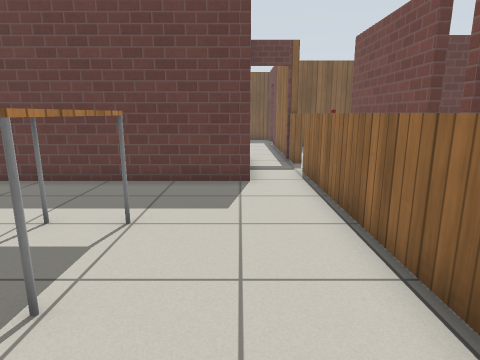
view 1 (above)

22 first-person views from a walk through a robot-simulator world made for Gazebo. The camera is 1 m above the floor, tilts 12° down and sees 75° across. The floor is counted in squares, 0.5 m on a side. Each view is taken from the middle of a square. On the plan, view 1 faces up. The plan holds only what a view shows up to about 18 squares ahead; the rest is blank. Simple patterns stand in for the simulator's built-in surfaces.

view 2
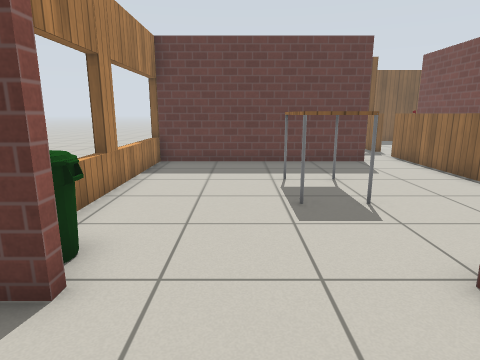

view 3
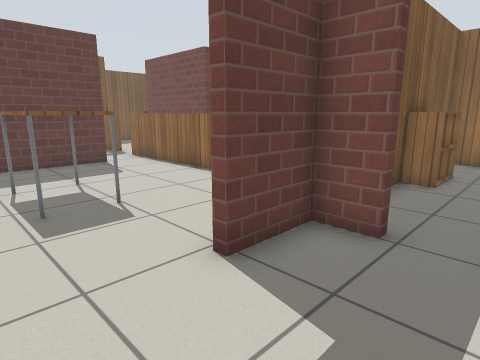

view 4
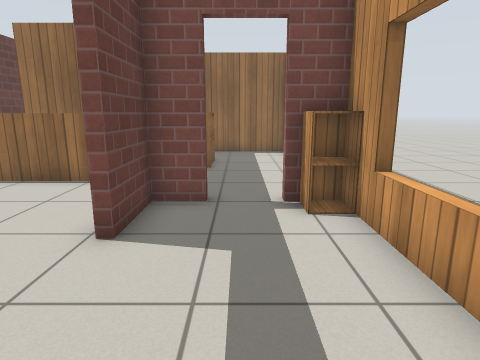

view 5
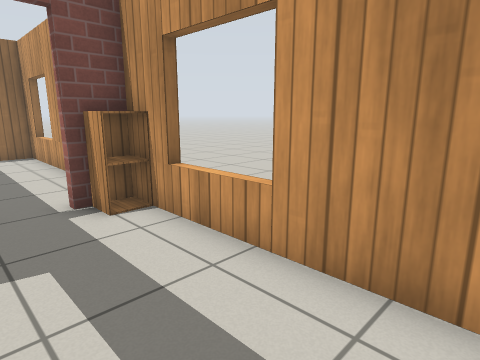

view 6
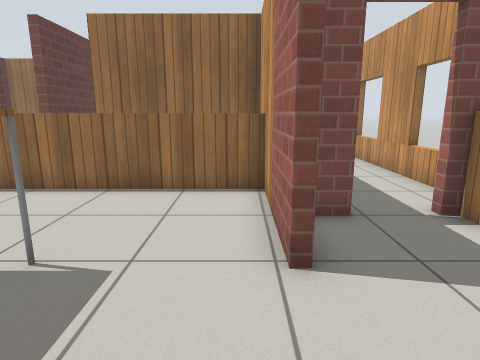

view 7
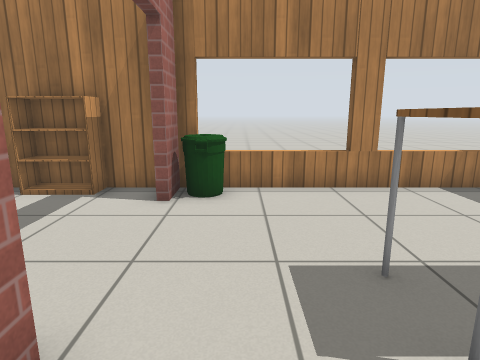

view 8
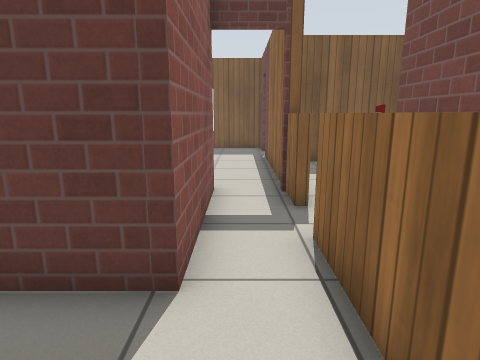

view 9
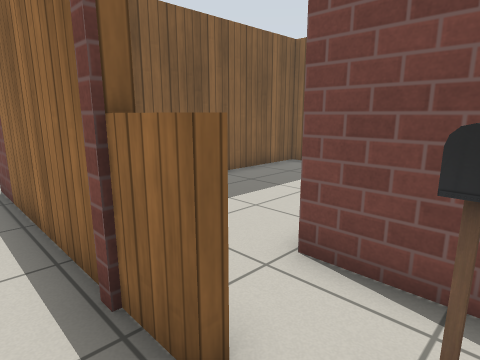

view 10
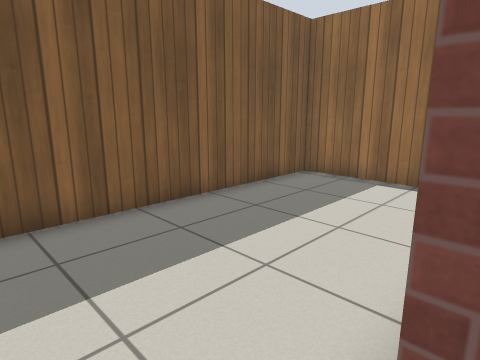

view 11
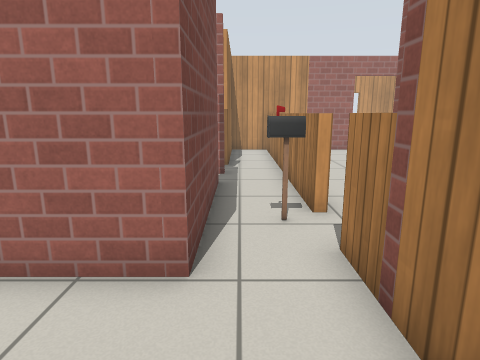

view 12
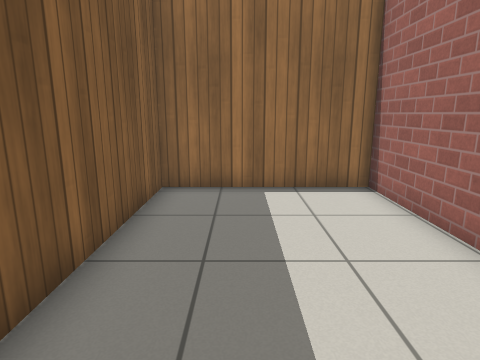

view 13
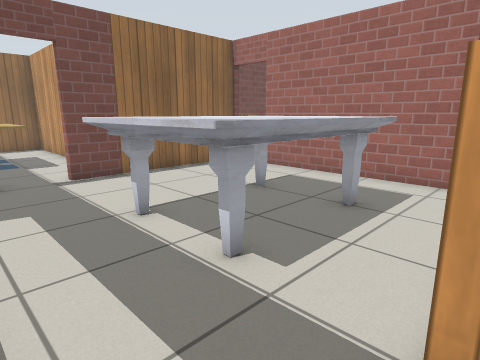

view 14
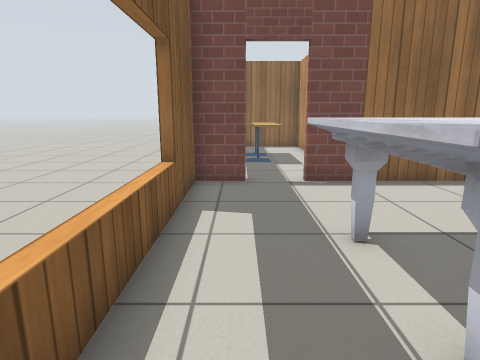

view 15
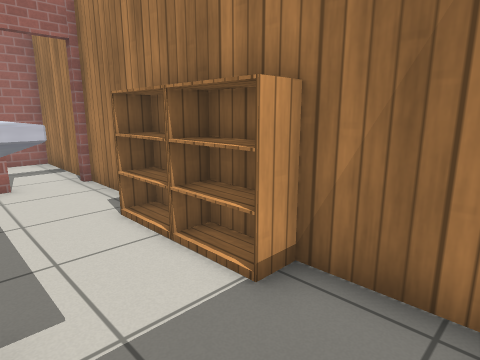

view 16
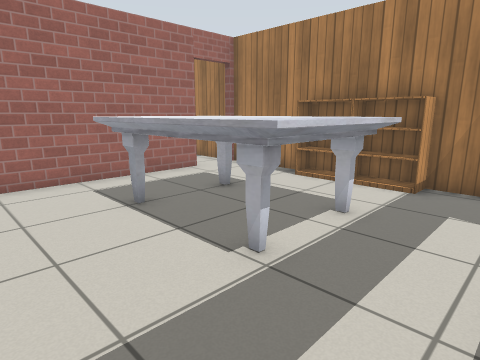

view 17
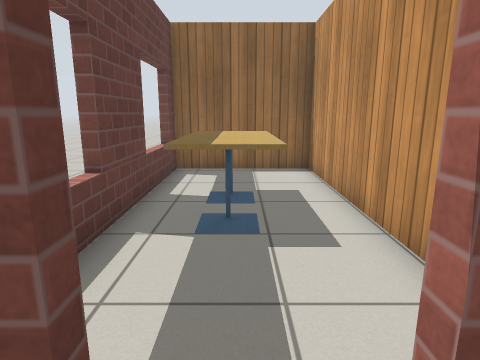

view 18
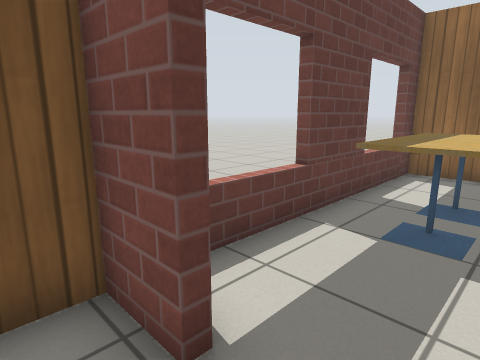

view 19
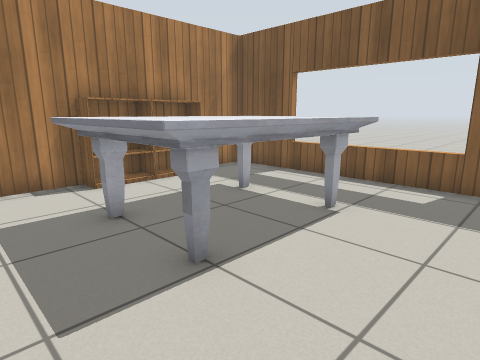

view 20
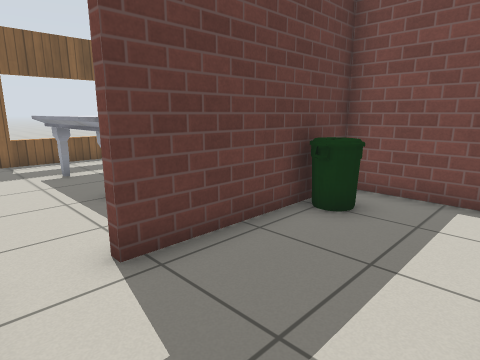

view 21
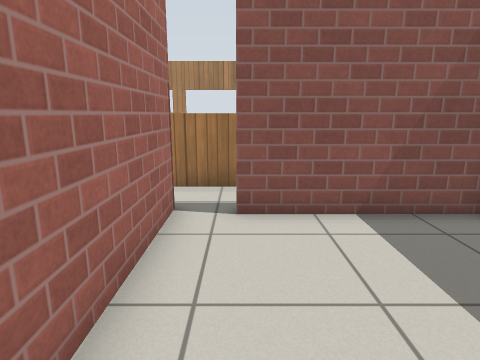

view 22
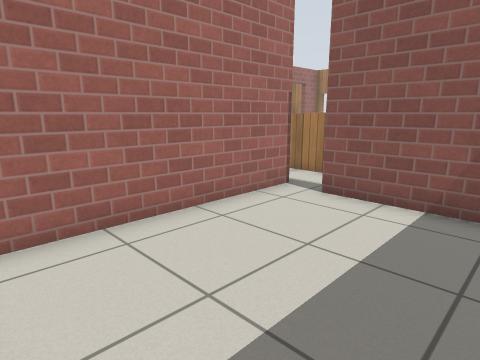

### Floor plan
Points are (right, up) in squares from view 1. A wall is a line through its corners. A room is listed if a view was taken in it or the views show most of it. See-through windows are left out.
Room 1 (views 1, 6, 7, 8, 9)
walls: (-2.3, -0.7) (2.1, -0.7); (-8.4, 9.2) (-8.4, -0.7) (-7, -0.7); (2.2, 12.6) (2.2, 14.1); (0.3, 14.3) (0.3, 9.2) (-8.7, 9.2)
low walls: (2.2, -0.8) (2.2, 10.9); (2.5, 12.6) (2.2, 12.6)
ways out: open door at (-5, -1) to room 2; opening at (2, 12) to room 3
objects: bin (-8, 0) to (-7, 0); table (-3, 3) to (-2, 5)
Room 2 (views 2, 3, 4, 5)
walls: (-1.6, -5.8) (-1.6, -5.3); (-6.7, -5.4) (-1.5, -5.4); (0, -4.5) (0, -4); (-7, -1) (-7.6, -1); (0, -2.2) (0, -1) (-2.3, -1); (-8.4, -1.3) (-8.4, -5.3)
ways out: open door at (-5, -1) to room 1; open door at (0, -3.5) to room 9
objects: bookshelf (-8, -4) to (-8, -3); cabinet (-1, -5) to (0, -5)
Room 3 (view 10)
walls: (4.6, 7.9) (4.6, 13.4); (4.5, 6.6) (5.5, 6.6); (2.5, 13.5) (2.5, 12.6); (2.6, 13.9) (2, 13.9)
low walls: (2.5, 10.9) (2.5, 6.4)
ways out: opening at (2, 12) to room 1; opening at (3.5, 13) to room 4; opening at (5, 7) to room 7; opening at (3.5, 6) to room 10
objects: postbox (3, 11)
Room 4 (views 11, 12)
walls: (4.6, 13.4) (12.4, 13.4) (12.4, 19.1) (3.4, 19.1); (2.5, 15.4) (2.5, 13.5)
ways out: opening at (3.5, 13) to room 3; open door at (1.5, 14) to room 5
Room 5 (views 13, 14, 15, 16, 17, 18, 19)
walls: (-8.4, 17.4) (-8.4, 14.2); (-5.8, 24.8) (-5.8, 24.3); (-0.5, 24.3) (-0.5, 24.8); (-6.4, 14.3) (0.3, 14.3); (2.2, 22.8) (2.2, 24.3) (-8.4, 24.3) (-8.4, 19); (2.2, 14.1) (2.2, 21.1)
ways out: open door at (1.5, 14) to room 4; open door at (-7.5, 14) to room 6; open door at (2, 21.5) to room 8
objects: bookshelf (-8, 18) to (-8, 19); bookshelf (-8, 20) to (-8, 21); marble table (-5, 17) to (-2, 22)
Room 6 (view 20)
walls: (-8.4, 13.7) (-8.4, 9.6) (-7, 9.6); (0, 10.9) (0, 13.9) (-6.4, 13.9)
ways out: open door at (-7.5, 14) to room 5
objects: bin (-2, 13)
Room 7 (views 21, 22)
walls: (9.1, 13.1) (8.1, 13.1); (12.4, 11.5) (12.4, 13.1) (12, 13.1); (5.5, 6.6) (11.5, 6.6); (4.9, 12.9) (4.9, 7.9)
ways out: opening at (5, 7) to room 3
Room 8 (no view inside)
walls: (6.2, 24.3) (6.2, 24.8); (4.9, 19.4) (12.4, 19.4) (12.4, 24.3) (3.6, 24.3); (2.6, 22.8) (2.2, 22.8); (11.5, 24.3) (11.5, 24.8)
ways out: open door at (2, 21.5) to room 5
objects: cafe table (6, 22) to (7, 23); cafe table (8, 22) to (9, 23)
Room 9 (no view inside)
walls: (4.5, -1) (4, -1); (4, -5.8) (4, -5.3); (2.4, -5.4) (9.7, -5.4) (9.7, -1) (6.4, -1); (8.6, -5.8) (8.6, -5.3)
ways out: open door at (0, -3.5) to room 2
objects: cabinet (5, -2) to (5, -1); cabinet (6, -2) to (6, -1)
Room 10 (no view inside)
walls: (5.5, 6.3) (4.5, 6.3); (2.1, -0.7) (4.5, -0.7) (4.5, 4.7)
low walls: (2.5, 6.4) (2.5, -0.6)
ways out: opening at (3.5, 6) to room 3

Positions as (right, up) in squares from view 1, and headings:
1: (0, 0), facing up
2: (-5, -4), facing up
3: (-5, -4), facing up-right
4: (-7, -3), facing right
5: (-7, -2), facing down-right
6: (-6, 0), facing right
7: (0, 1), facing left
8: (1, 6), facing up
9: (1, 11), facing up-right
10: (3, 13), facing up-right
11: (4, 17), facing down
12: (4, 17), facing right
13: (-8, 24), facing down-right
14: (-7, 23), facing right
15: (-5, 24), facing down-left
16: (1, 24), facing down-left
17: (1, 22), facing right
18: (1, 21), facing up-right
19: (1, 15), facing up-left
20: (-8, 10), facing up-right
21: (11, 8), facing left
22: (12, 12), facing down-left
